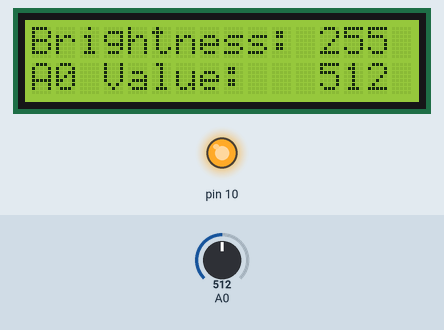
Simulated run of this sketch. Board: Arduino Uno, built with avr-gcc and run on an emulated ATmega328P. Shown: 16×2 character LCD, output pins drawn as LEDs (lit = HIGH). The inputs (shaded band) are chosen by the test bench; at power-on: A0 = 512.

Above: at 1.2 s.
1.3 s: A0 set to 466
At 2.3 s:
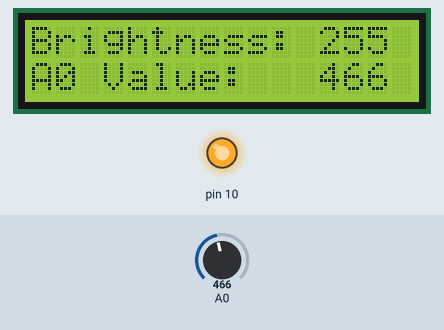
2.8 s: A0 set to 439
At 4.7 s:
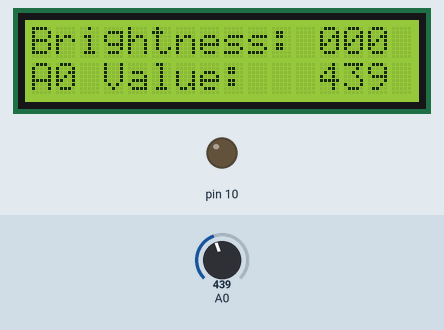
5.4 s: A0 set to 262
At 6.6 s:
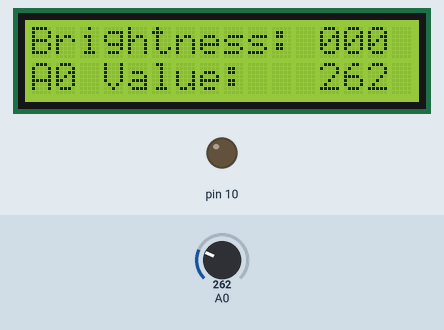
6.9 s: A0 set to 236
At 9.1 s:
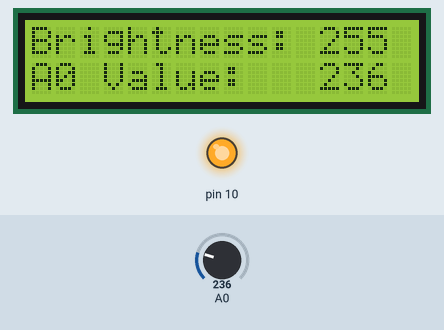
Timing chart, 0 to 10.5 s (numbered marks = the images above; inputs shaded):
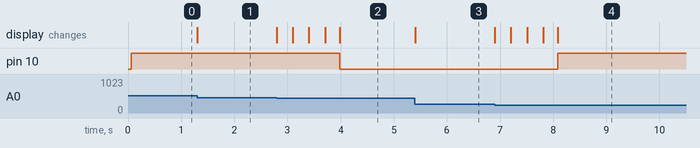

The sketch:

LCD_Brightness_Adjust.ino
```cpp
#include <LiquidCrystal.h>

LiquidCrystal lcd(8, 9, 4, 5, 6, 7);        // select the pins used on the LCD panel

int lcd_key     = 0;
int adc_key_in  = 0;
int bright = 255;

#define btnUP     1
#define btnDOWN   2
#define btnNONE   5

void setup(){
    lcd.begin(16, 2);

}

int readButtons()
{
  adc_key_in = analogRead(0);       // read the value from the sensor
  lcd.setCursor(12,1);              //Display analogue value on Pin A0
  lcd.print(adc_key_in);
  lcd.print("   ");
  if (adc_key_in < 250 && adc_key_in > 144 )  return btnUP;
  else if (adc_key_in < 450 && adc_key_in > 251)  return btnDOWN;
  else return btnNONE;
}
void loop() {
  // put your main code here, to run repeatedly:
  lcd.setCursor(0, 0);
  lcd.print("Brightness:");
  lcd.setCursor(0,1);
  lcd.print("A0 Value:");
  analogWrite(10, bright);
  lcd.setCursor(12,0);
  lcd.print(bright);

  lcd_key = readButtons();

  switch (lcd_key){

    case btnDOWN:{        //Down button is pressed to dim screen
      if (bright > 0)     //Sets minimum brightness
      {
        bright--;
      }
      break;
    }
    case btnUP:{        //Up button is pressed to brighten screen
      if (bright < 255) //Sets maximum brightness
      {
        bright++;
      }
      break;
    }
    case btnNONE:{
      break;
    }
  }
}
```

Measured:
- the behaviour switches between 450 and 449 on A0 (found by bisection; images 1 and 2)
- the behaviour switches between 250 and 249 on A0 (found by bisection; images 3 and 4)
- after the input at 1.3 s, the display: changes at once (image 1)
- after the input at 2.8 s, pin 10: HIGH → LOW after 1.2 s; the display: first changes at once (image 2 shows a later state)
- after the input at 5.4 s, the display: changes at once (image 3)
- after the input at 6.9 s, pin 10: LOW → HIGH after 1.2 s; the display: first changes at once (image 4 shows a later state)
